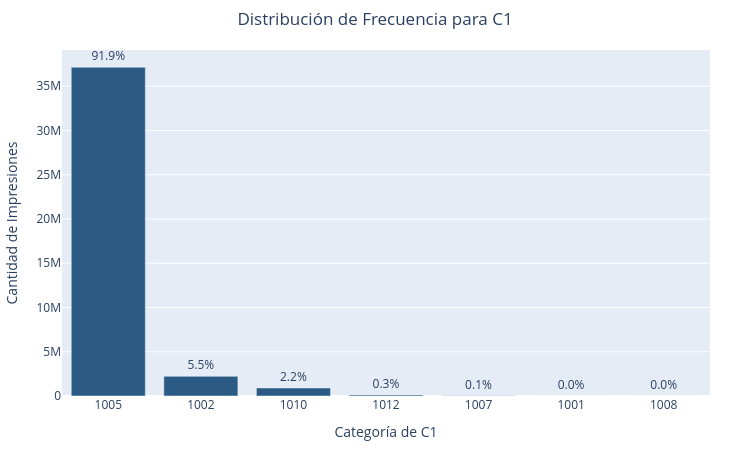

Notebook code for this chart:
### Markdown cell above
El análisis de frecuencia para la variable categórica anónima C15 muestra un sesgo pronunciado hacia un número reducido de valores, donde la categoría principal representa el 93.3% de las impresiones totales y una segunda categoría abarca el 5.8%. Dado que posee únicamente 8 niveles únicos y el 99.1% de la información se concentra en solo dos de ellos, esta variable presenta una baja cardinalidad idónea para aplicar One-Hot Encoding directo o una agrupación Top-K, permitiendo al modelo capturar la señal dominante sin incorporar dispersión innecesaria en la capa de entrada.  

### C1

### Code cell
# 1. Agrupar y contar frecuencias directamente en PySpark (eficiente para 40M)
df__counts = df_transformed.groupBy("C1").count() \
    .orderBy("count", ascending=False) \
    .toPandas()
df__counts["C1"] = df__counts["C1"].astype(str)

# Calcular porcentaje del total de impresiones
total_impressions = df__counts["count"].sum()
df__counts["porcentaje"] = (df__counts["count"] / total_impressions) * 100

# 2. Crear gráfico de barras interactivo
fig = px.bar(
    df__counts,
    x="C1",
    y="count",
    text=df__counts["porcentaje"].apply(lambda x: f"{x:.1f}%"),
    title="Distribución de Frecuencia para C1",
    labels={"C1": "Valor de C1", "count": "Total de Impresiones"},
    color_discrete_sequence=["#2B5B84"]
)

# 3. Personalizar interacción (hover/tooltip) y diseño
fig.update_traces(
    textposition="outside",
    hovertemplate="<b>Altura (C1):</b> %{x} px<br>" +
                  "<b>Impresiones:</b> %{y:,.0f}<br>" +
                  "<b>Porcentaje:</b> %{text}<extra></extra>"
)

fig.update_layout(
    height=450,
    width=750,
    xaxis_type="category",
    yaxis_title="Cantidad de Impresiones",
    xaxis_title="Categoría de C1",
    title_x=0.5,
    margin=dict(t=50, b=40, l=40, r=40)
)

fig.show()

### Figure 1 — Plotly figure (JSON) as saved in the notebook; plotly's stock layout.template omitted (floating-point values rounded to 4 significant figures)
{"data": [{"hovertemplate": "<b>Altura (C1):</b> %{x} px<br><b>Impresiones:</b> %{y:,.0f}<br><b>Porcentaje:</b> %{text}<extra></extra>", "legendgroup": "", "marker": {"color": "#2B5B84", "pattern": {"shape": ""}}, "name": "", "orientation": "v", "showlegend": false, "text": ["91.9%", "5.5%", "2.2%", "0.3%", "0.1%", "0.0%", "0.0%"], "textposition": "outside", "type": "bar", "x": ["1005", "1002", "1010", "1012", "1007", "1001", "1008"], "xaxis": "x", "y": [37140632, 2220812, 903457, 113512, 35304, 9463, 5787], "yaxis": "y"}], "layout": {"barmode": "relative", "height": 450, "legend": {"tracegroupgap": 0}, "margin": {"b": 40, "l": 40, "r": 40, "t": 50}, "title": {"text": "Distribución de Frecuencia para C1", "x": 0.5}, "width": 750, "xaxis": {"anchor": "y", "domain": [0, 1], "title": {"text": "Categoría de C1"}, "type": "category"}, "yaxis": {"anchor": "x", "domain": [0, 1], "title": {"text": "Cantidad de Impresiones"}}}}
